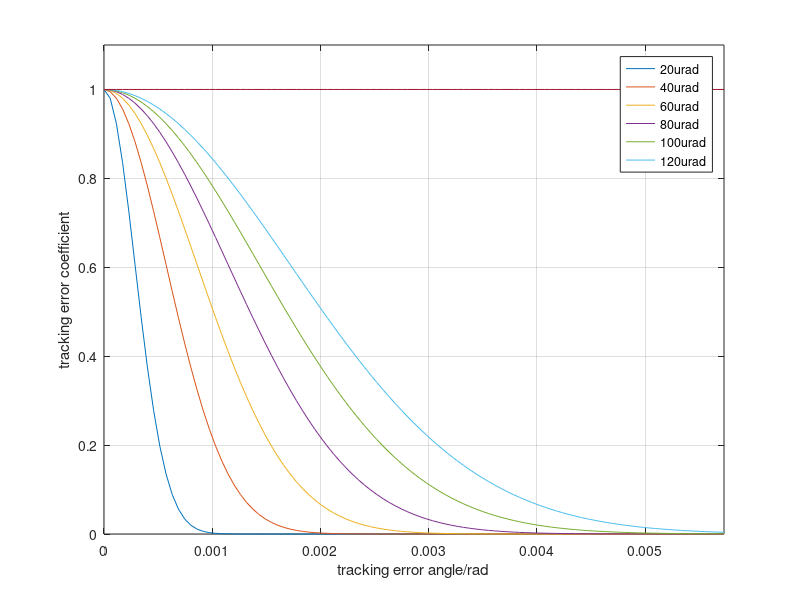

This chart was generated by the following MATLAB code:
clear all
theta1=20*(180/pi)*10^(-6);   %20urad
theta2=40*(180/pi)*10^(-6);    %40urad
theta3=60*(180/pi)*10^(-6);   %60urad
theta4=80*(180/pi)*10^(-6);   %80urad
theta5=100*(180/pi)*10^(-6);   %100urad
theta6=120*(180/pi)*10^(-6);   %120urad
psi=0:1*(180/pi)*10^(-6):100*(180/pi)*10^(-6);   %0:1urad:100urad
phi=0:1*(180/pi)*10^(-6):100*(180/pi)*10^(-6);
G1=exp(-(8*(psi.^2))/(theta1.^2)); % 信号光束散角为20urad的发射端的跟瞄误差系数
G2=exp(-(8*(psi.^2))/(theta2.^2)); % 信号光束散角为40urad发射端的跟瞄误差系数
G3=exp(-(8*(psi.^2))/(theta3.^2)); % 信号光束散角为60urad发射端的跟瞄误差系数
G4=exp(-(8*(psi.^2))/(theta4.^2)); % 信号光束散角为80urad的发射端的跟瞄误差系数
G5=exp(-(8*(psi.^2))/(theta5.^2)); % 信号光束散角为100urad发射端的跟瞄误差系数
G6=exp(-(8*(psi.^2))/(theta6.^2)); % 信号光束散角为120urad发射端的跟瞄误差系数
Gr=cos(phi);% 接收端的跟瞄误差系数
grid on
figure(1)
h=plot(psi,G1,psi,G2,psi,G3,psi,G4,psi,G5,psi,G6,phi,Gr);
legend("20urad","40urad","60urad","80urad","100urad","120urad")
xlabel("tracking error angle/rad");
ylabel("tracking error coefficient");
axis([0 100*(180/pi)*10^(-6) 0 1.1]);
grid on